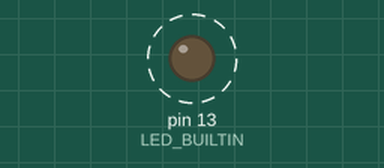
Recording of a sketch running on a simulated Arduino Uno, built with avr-gcc and run on an emulated ATmega328P. On the bench: output pins drawn as LEDs (lit = HIGH). Dashed ring = blinking.

Above: at 0.3 s.
Timing chart, 0 to 5.9 s (numbered marks = the images above):
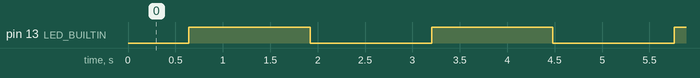

Measured:
- by itself, pin 13 (LED_BUILTIN): alternates HIGH for 1.3 s and LOW for 1.3 s

The sketch:

PWM-done.ino
```cpp
/*
 * Task 1: PWM
 *
 * Make the builtin LED dimm continuously from OFF to ON and back.
 *
 * Author: Jan Beran
 */

void setup() {
 // initialize digital pin LED_BUILTIN as an output.
  pinMode(LED_BUILTIN, OUTPUT);
}

int brightness = 0;
bool inc = true;
void loop() {
  analogWrite(LED_BUILTIN, brightness);
  brightness += inc ? 1 : -1;
  if (brightness == 255)
    {
      inc = false;
    }
   else if (brightness == 0)
   {
    inc = true;
   }
  delay(5);


}
```
